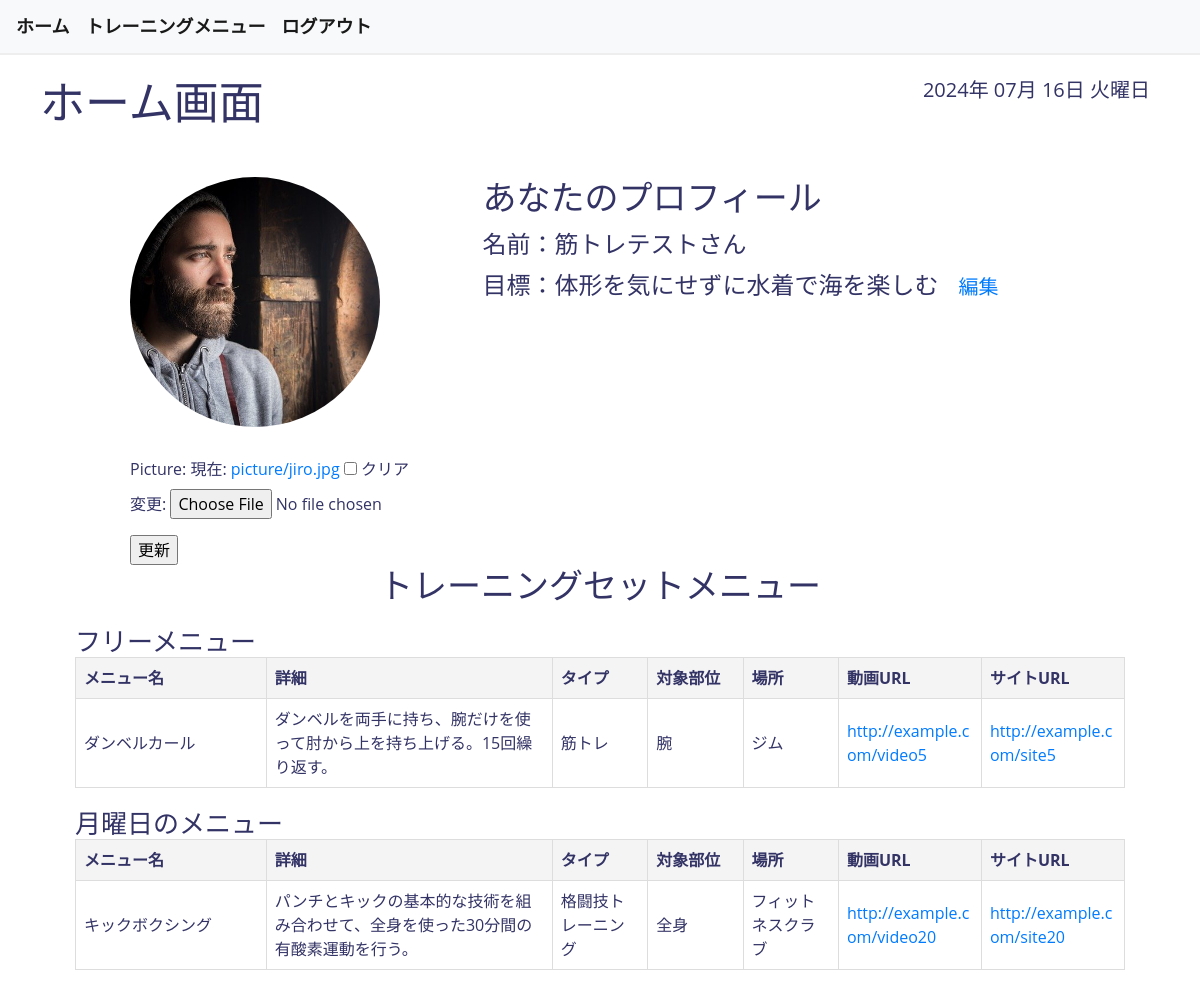
The app's page /training_menus/home/ (signed in) with its own data.
### accounts/models.py (models this page shows, shortened)
class Users(AbstractBaseUser, PermissionsMixin):
    username = models.CharField(max_length=150)
    email = models.EmailField(max_length=255, unique=True)
    is_active = models.BooleanField(default=True)
    is_staff = models.BooleanField(default=False)
    picture = models.FileField(null=True, upload_to='picture/')
    create_at = models.DateTimeField(auto_now_add=True)
    update_at = models.DateTimeField(auto_now=True)
    USERNAME_FIELD = 'email'
    REQUIRED_FIELDS = ['username']
    objects = UserManager()

### training_menus/models.py (models this page shows, shortened)
class TrainingGoals(models.Model):
    name = models.CharField(max_length=1000, blank=True, null=True, verbose_name='トレーニング目標')
    user = models.OneToOneField(
        Users,
        on_delete = models.CASCADE,
    )
    create_at = models.DateTimeField(auto_now_add=True)
    update_at = models.DateTimeField(auto_now=True)
    class Meta:
        db_table = 'training_goals'

class UserCustomMenus(models.Model):
    DAY_OF_WEEK_CHOICES = (
        ('free', 'フリー'),
        ('monday', '月曜日'),
        ('tuesday', '火曜日'),
        ('wednesday', '水曜日'),
        ('thursday', '木曜日'),
        ('friday', '金曜日'),
        ('saturday', '土曜日'),
        ('sunday', '日曜日'),
    )
    menu_name = models.CharField(max_length=1000, verbose_name='メニュー名')
    menu_details = models.CharField(max_length=2000, blank=True, null=True, verbose_name='詳細')
    training_type = models.ForeignKey(
        TrainingType,
        on_delete = models.CASCADE,
        blank=True,
        null=True,
        verbose_name='トレーニングタイプ'
    )
    training_part = models.ForeignKey(
        TrainingPart,
        on_delete = models.CASCADE,
        blank=True,
        null=True,
        verbose_name='対象部位'
    )
    training_location = models.ForeignKey(
        TrainingLocation,
        on_delete = models.CASCADE,
        blank=True,
        null=True,
        verbose_name='場所'
    )
    reference_video_url = models.URLField(max_length=1000, blank=True, null=True, verbose_name='動画URL')
    reference_site_url = models.URLField(max_length=1000, blank=True, null=True, verbose_name='サイトURL')
    last_performed_date = models.CharField(max_length=1000, default='未実施', verbose_name='最終実施日')
    is_current = models.BooleanField(default=False, verbose_name='現在選択')
    day_of_week = models.CharField(max_length=10, choices=DAY_OF_WEEK_CHOICES, blank=True, null=True, verbose_name='曜日')
    user = models.ForeignKey(
        Users,
        on_delete = models.CASCADE,
        related_name='custom_menus',
    )
    create_at = models.DateTimeField(auto_now_add=True)
    update_at = models.DateTimeField(auto_now=True)
    class Meta:
        db_table = 'training_custom_menus'
        verbose_name = 'ユーザーカスタムメニュー'
        verbose_name_plural = 'ユーザーカスタムメニュー'

class TrainingType(models.Model):
    name = models.CharField(max_length=1000)
    user = models.ForeignKey(
        Users,
        on_delete = models.CASCADE,
    )
    create_at = models.DateTimeField(auto_now_add=True)
    update_at = models.DateTimeField(auto_now=True)
    class Meta:
        db_table = 'training_type'

class TrainingPart(models.Model):
    name = models.CharField(max_length=1000)
    user = models.ForeignKey(
        Users,
        on_delete = models.CASCADE,
    )
    create_at = models.DateTimeField(auto_now_add=True)
    update_at = models.DateTimeField(auto_now=True)
    class Meta:
        db_table = 'training_part'

class TrainingLocation(models.Model):
    name = models.CharField(max_length=1000)
    user = models.ForeignKey(
        Users,
        on_delete = models.CASCADE,
    )
    create_at = models.DateTimeField(auto_now_add=True)
    update_at = models.DateTimeField(auto_now=True)
    class Meta:
        db_table = 'training_location'

### training_menus/views.py (the view, shortened to what this page needs)
# urls.py: path('home/', HomeView.as_view(), name='home'),
class HomeView(LoginRequiredMixin, TemplateView):
    template_name = 'home.html'
    def get_context_data(self, **kwargs):
        context = super().get_context_data(**kwargs)
        user_profile = Users.objects.get(id=self.request.user.id)
        timezone_now = timezone.now()
        context['profile'] = user_profile
        context['picture_form'] = forms.PictureUploadForm(instance=user_profile)
        context['now'] = timezone_now
        context['goals'], created = TrainingGoals.objects.get_or_create(user=self.request.user)
        weekdays_ja = ["月曜日", "火曜日", "水曜日", "木曜日", "金曜日", "土曜日", "日曜日"]
        context['weekdays_ja'] = weekdays_ja[timezone_now.weekday()]
        is_current = UserCustomMenus.objects.filter(user=self.request.user, is_current=True)
        weekdays = ["monday", "tuesday", "wednesday", "thursday", "friday", "saturday", "sunday"]
        day_name = weekdays[timezone_now.weekday()]
        context['day_of_weeks_free'] = is_current.filter(day_of_week="free")
        context['day_of_weeks'] = is_current.filter(day_of_week=day_name)
        return context

### accounts/forms.py
class PictureUploadForm(forms.ModelForm):
    picture = forms.FileField(required=False)
    class Meta:
        model = Users
        fields = ['picture',]

### templates/home.html (shortened to what this page needs)
{% extends 'base.html' %}
{% load static %}
{% block content %}
<link rel="stylesheet" type="text/css" href="{% static 'css/home.css' %}">
<div class="header">
    <h1>ホーム画面</h1>
    <div class="date-display">{{ now|date:"Y年 m月 d日 l" }}</div>
</div>
<div class="profile-section">
    <div class="left-column">
        <div>
            {% if profile.picture %}
                <img class="profile-picture" src="{{ profile.picture.url }}">
            {% else %}
                <img class="profile-picture" src="/media/picture/default.png">
            {% endif %}
        </div>
        <form class="profile-form" method="post" enctype="multipart/form-data">
        {{ picture_form.as_p }}
        <input type="submit" value="更新">
        </form>
    </div>
    <div class="profile-details">
        <h2>あなたのプロフィール</h2>
        <p>名前：{{ profile.username }}</p>
        <div>
            {% if goals %}
                {% if goals.name %}
                    <p>目標：{{ goals.name }}<a href="{% url 'training_menus:goals_update' %}">編集</a></p>
                {% else %}
                    <p>目標：目標が設定されていません<a href="{% url 'training_menus:goals_update' %}">設定する</a></p>
                {% endif %}
            {% else %}
                <p>目標：目標が設定されていません<a href="{% url 'training_menus:goals_update' %}">設定する</a></p>
            {% endif %}
        </div>
    </div>
</div>
<div>
    <h2 class="h2-training">トレーニングセットメニュー</h2>
    <div class="menu-container">
        <h3 class="h3-menu">フリーメニュー</h3>
        <div class="training-table-container">
            <table class="training-table">
                <thead>
                <tr>
                    <th>メニュー名</th>
                    <th>詳細</th>
                    <th>タイプ</th>
                    <th>対象部位</th>
                    <th>場所</th>
                    <th>動画URL</th>
                    <th>サイトURL</th>
                </tr>
                </thead>
                <tbody>
                {% for free in day_of_weeks_free %}
                <tr>
                    <td>{{ free.menu_name }}</td>
                    <td>{{ free.menu_details }}</td>
                    <td>{{ free.training_type.name }}</td>
                    <td>{{ free.training_part.name }}</td>
                    <td>{{ free.training_location.name }}</td>
                    <td><a href="{{ free.reference_video_url }}" target="_blank">{{ free.reference_video_url|truncatechars:30 }}</a></td>
                    <td><a href="{{ free.reference_site_url }}" target="_blank">{{ free.reference_site_url|truncatechars:30 }}</a></td>
                </tr>
                {% endfor %}
                </tbody>
            </table>
        </div>
    </div>
    <div class="menu-container">
        <h3 class="h3-menu">{{ weekdays_ja }}のメニュー</h3>
        <div class="training-table-container">
            <table class="training-table">
                <thead>
                <tr>
                    <th>メニュー名</th>
                    <th>詳細</th>
                    <th>タイプ</th>
                    <th>対象部位</th>
                    <th>場所</th>
                    <th>動画URL</th>
                    <th>サイトURL</th>
                </tr>
                </thead>
                <tbody>
                {% for day_of_week in day_of_weeks %}
                <tr>
                    <td>{{ day_of_week.menu_name }}</td>
                    <td>{{ day_of_week.menu_details }}</td>
                    <td>{{ day_of_week.training_type.name }}</td>
                    <td>{{ day_of_week.training_part.name }}</td>
                    <td>{{ day_of_week.training_location.name }}</td>
                    <td><a href="{{ day_of_week.reference_video_url }}" target="_blank">{{ day_of_week.reference_video_url|truncatechars:30 }}</a></td>
                    <td><a href="{{ day_of_week.reference_site_url }}" target="_blank">{{ day_of_week.reference_site_url|truncatechars:30 }}</a></td>
                </tr>
                {% endfor %}
                </tbody>
            </table>
        </div>
    </div>
</div>
{% endblock %}

### static/css/base.css (style rules this page uses)
body { font-family: 'Open Sans', sans-serif; color: #333366; background-color: #ffffff; }

### static/css/home.css (style rules this page uses)
body { font-family: 'Open Sans', sans-serif; }
.header { display: flex; justify-content: space-between; padding: 20px 40px; }
h1 { font-size: 45px; }
.date-display { font-size: 20px; padding: 0px 10px; }
.profile-section { display: flex; align-items: flex-start; margin-top: 20px; margin-left: 90px; }
.left-column { display: flex; flex-direction: column; margin-left: 40px; }
.profile-picture { width: 250px; height: 250px; border-radius: 50%; margin-bottom: 30px; object-fit: cover; }
.profile-details { font-size: 16px; }
.profile-details h2 { font-size: 34px; }
.profile-details p { margin: 5px 0; font-size: 24px; }
.profile-details a { margin-left: 20px; font-size: 20px; text-decoration: none; }
.menu-container { width: 90%; margin: 20px auto; padding: 0 15px; }
.h2-training { font-size: 34px; text-align: center; }
.h3-menu { font-size: 26px; text-align: left; margin: 0; }
.training-table-container { margin: 0; }
.training-table { width: 100%; table-layout: fixed; border-collapse: collapse; }
.training-table th, .training-table td { font-size: 16px; text-align: left; padding: 8px; border: 1px solid #ddd; }
.training-table th:nth-child(1), .training-table td:nth-child(1) { width: 20%; }
.training-table th:nth-child(2), .training-table td:nth-child(2) { width: 30%; }
.training-table th:nth-child(3), .training-table td:nth-child(3), .training-table th:nth-child(4), .training-table td:nth-child(4), .training-table th:nth-child(5), .training-table td:nth-child(5) { width: 10%; }
.training-table th:nth-child(6), .training-table td:nth-child(6), .training-table th:nth-child(7), .training-table td:nth-child(7) { width: 15%; }
.training-table th { background-color: #f4f4f4; }
.training-table td { word-wrap: break-word; overflow-wrap: break-word; }

### records on screen
Users: picture (picture), username "筋トレテストさん"
TrainingGoals: name "体形を気にせずに水着で海を楽しむ"
UserCustomMenus: menu_name "ダンベルカール", menu_details "ダンベルを両手に持ち、腕だけを使って肘から上を持ち上げる。15回繰り返す。", training_type.name "筋トレ", training_part.name "腕", training_location.name "ジム", reference_video_url "http://example.com/video5", reference_site_url "http://example.com/site5"
UserCustomMenus: menu_name "キックボクシング", menu_details "パンチとキックの基本的な技術を組み合わせて、全身を使った30分間の有酸素運動を行う。", training_type.name "格闘技トレーニング", training_part.name "全身", training_location.name "フィットネスクラブ", reference_video_url "http://example.com/video20", reference_site_url "http://example.com/site20"

### other values on screen
{{ now|date:"Y年 m月 d日 l" }} "2024年 07月 16日 火曜日"
{{ weekdays_ja }} "月曜日"
